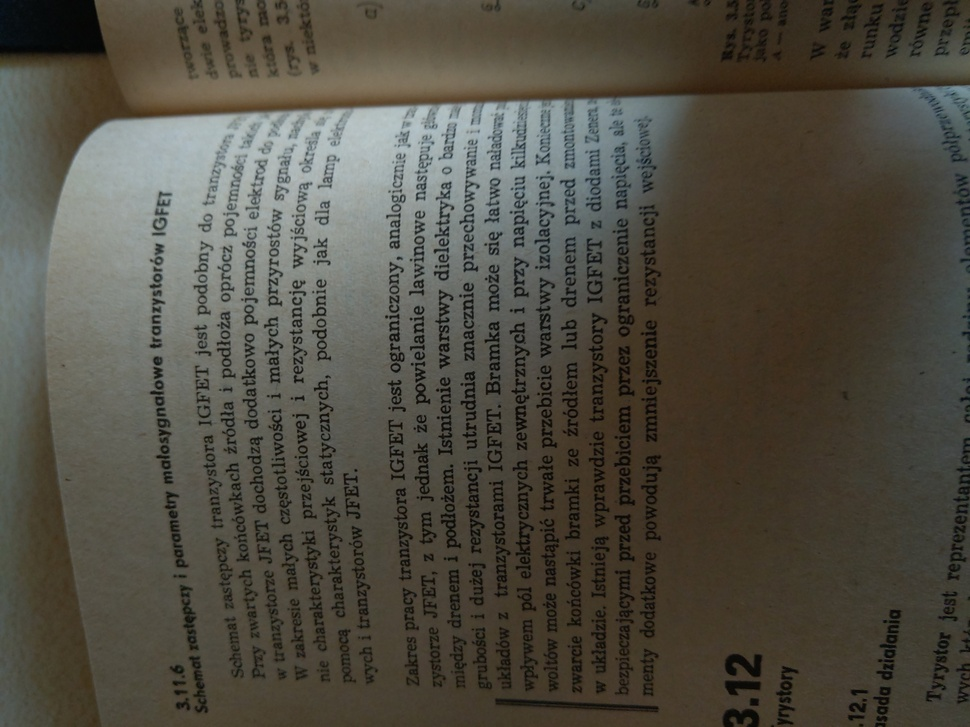
#> input picture data/photos/shadow.jpg, 970 x 727 px, shrunk from 4032 x 3024 before the run, found by its file name
$ jupyter execute remove_shadow.ipynb   (older library calls are emulated)
#> lines starting #> are read from the running program, lines starting #| are printed output that depends on the picture
[cell 1]
import cv2
import numpy as np
import matplotlib.pyplot as plt
import imutils

[cell 2]
img = cv2.imread("photos/shadow.jpg", -1)
#> img is the input picture: shape (727, 970, 3); mean B, G, R 66.8, 77.2, 80.7
# img = load_image("bill.jpg")

rgb_planes = cv2.split(img)

[cell 3]
titles = ["shadow out", "shadow out norm"]
images = []
# result_planes = []
result_norm_planes = []

for plane in rgb_planes:
    dilated_img = cv2.dilate(plane, np.ones((7, 7), np.uint8))
    bg_img = cv2.medianBlur(dilated_img, 21)
    diff_img = 255 - cv2.absdiff(plane, bg_img)
    norm_img = cv2.normalize(
        diff_img, None, alpha=0, beta=255, norm_type=cv2.NORM_MINMAX, dtype=cv2.CV_8UC1
    )
    # result_planes.append(diff_img)
    result_norm_planes.append(norm_img)
#> this loop made 3 passes
#> pass 1, `dilated_img = cv2.dilate(plane, np.ones((7, 7), np.uint8))`:
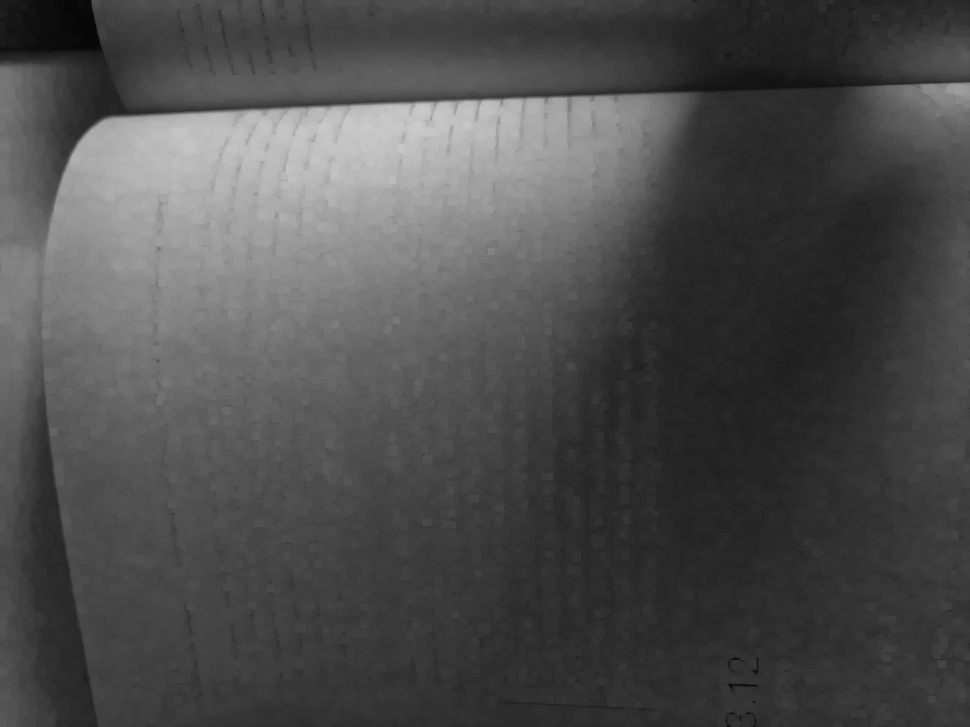
#> dilated_img: shape (727, 970); min 5, max 203, mean 77.1
#> pass 1, `diff_img = 255 - cv2.absdiff(plane, bg_img)`:
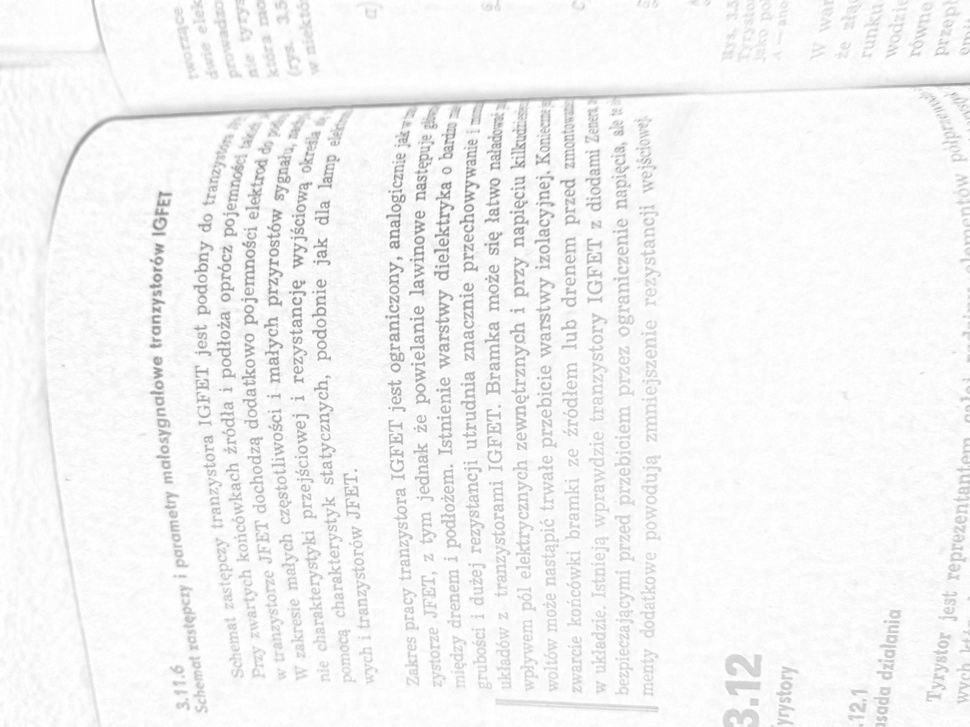
#> diff_img: shape (727, 970); min 123, max 255, mean 244.6
#> pass 1, `norm_img = cv2.normalize( diff_img, None, alpha=0, beta=255, norm_type..`:
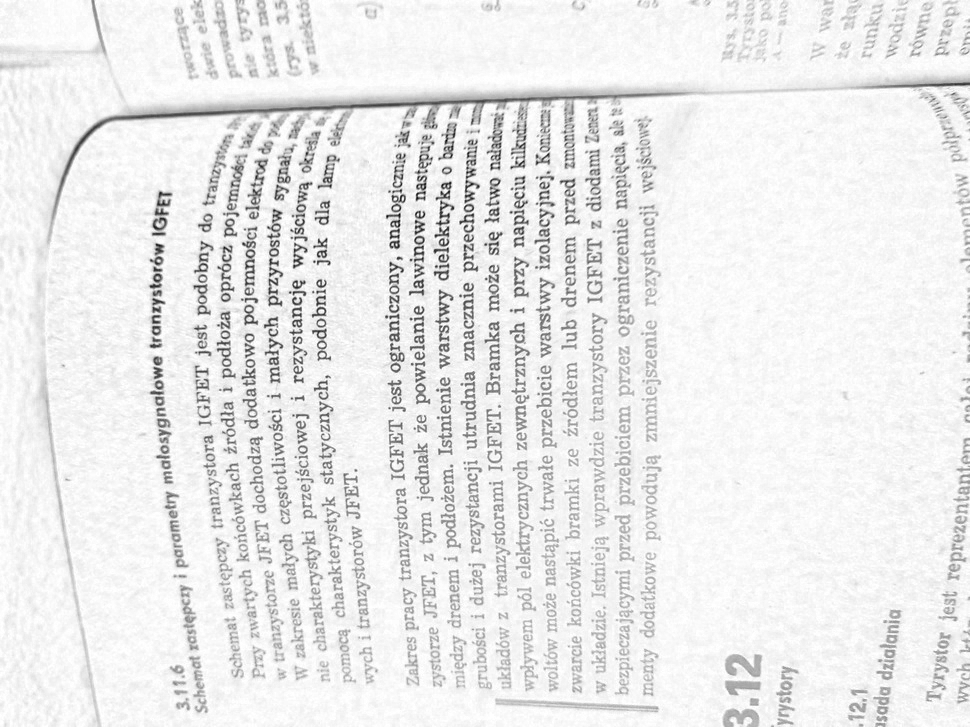
#> norm_img: shape (727, 970); min 0, max 255, mean 234.8
#> after the loop:
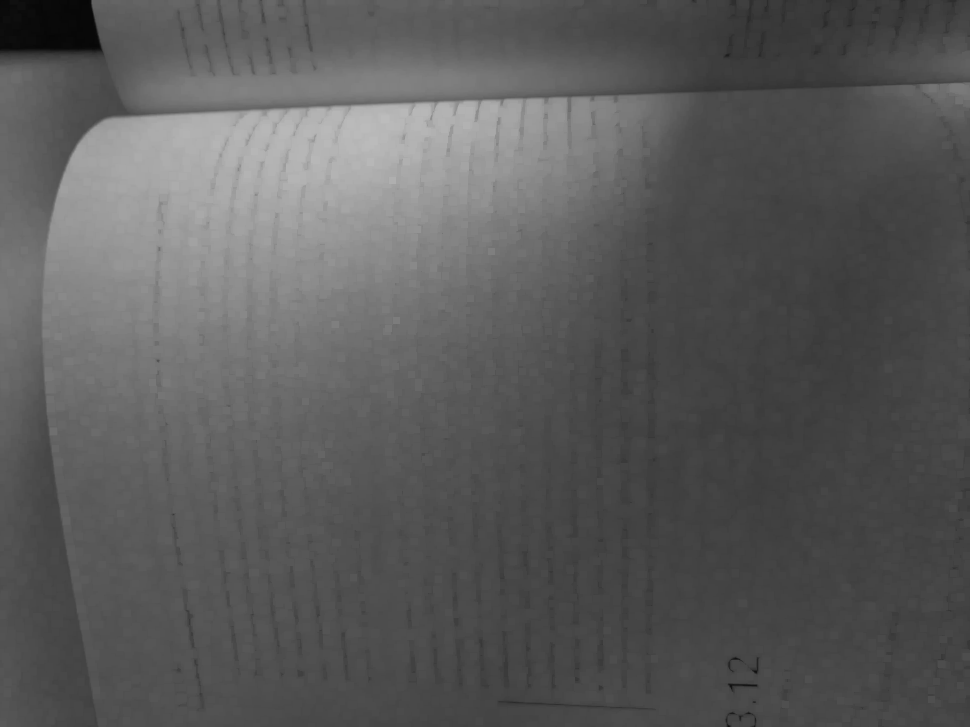
#> dilated_img: shape (727, 970); min 6, max 188, mean 90.5
#> after the loop, result_norm_planes = 3 items


# result = cv2.merge(result_planes)
result_norm = cv2.merge(result_norm_planes)
# cv2.imwrite('shadows_out.png', result)
cv2.imwrite("shadows_out_norm.png", result_norm)

# images.append(result)
images.append(result_norm)

[cell 4]
for i in range(len(images)):
    plt.subplot(2, 2, i + 1)
    plt.imshow(images[i], "gray", vmin=0, vmax=255)
    plt.title(titles[i])
    plt.xticks([])
    plt.yticks([])
#> this loop made 1 pass
plt.show()

$ run again, with data/photos/curve.jpg copied over data/photos/shadow.jpg
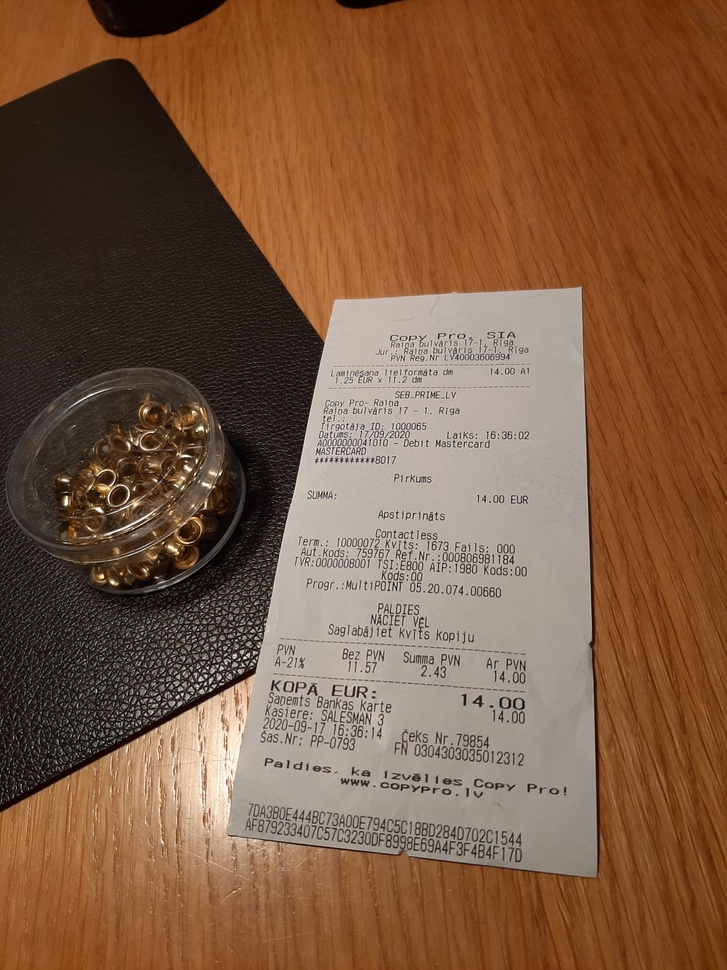
#> input picture data/photos/curve.jpg, 727 x 970 px, shrunk from 3024 x 4032 before the run, found by its file name
#> img is the input picture: shape (970, 727, 3); mean B, G, R 66, 90.4, 124.4
#> the loop `for plane in rgb_planes:` made 3 passes
#> after the loop `for plane in rgb_planes:`:
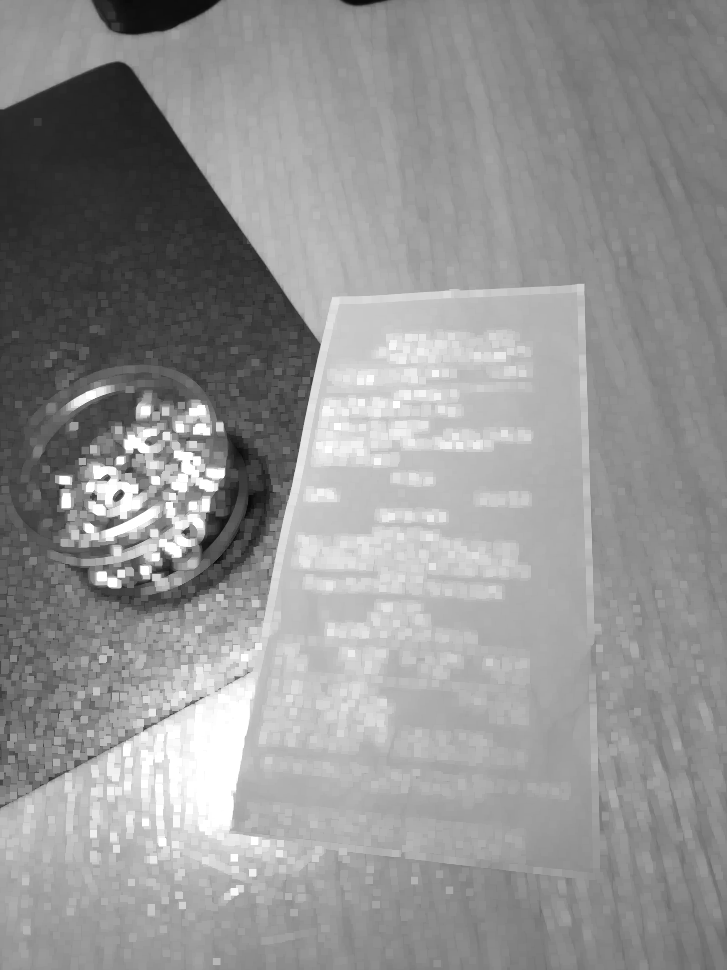
#> dilated_img: shape (970, 727); min 9, max 255, mean 147.2
#> after the loop `for plane in rgb_planes:`: result_norm_planes = 3 items
#> `result_norm = cv2.merge(result_norm_planes)`:
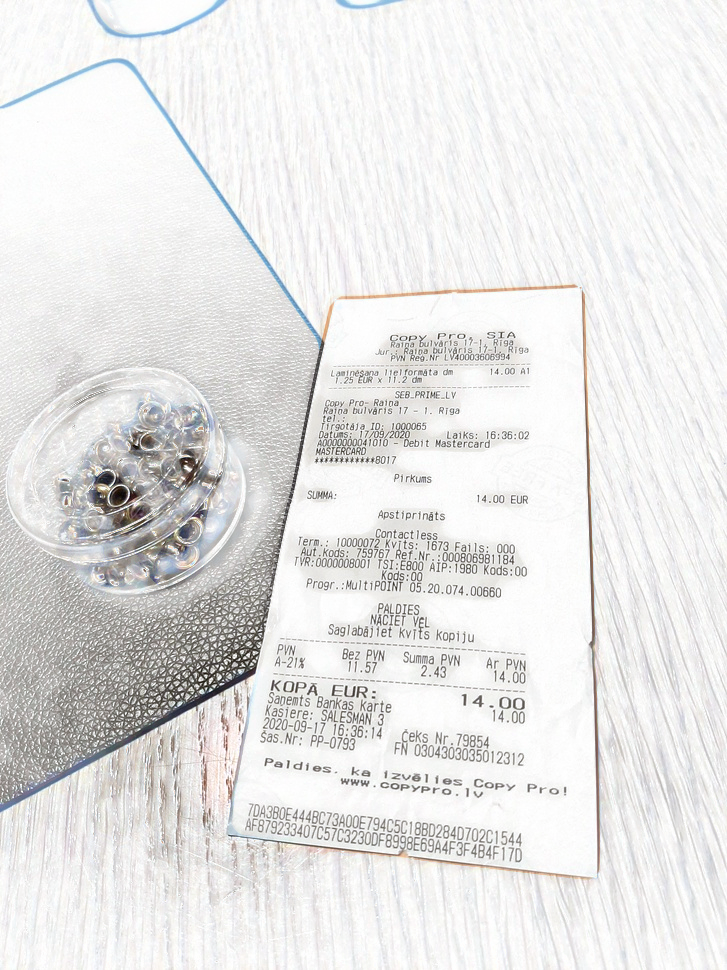
#> result_norm: shape (970, 727, 3); mean of channels 0, 1, 2 229.1, 229.9, 230.4; drawn as B, G, R
#> the loop `for i in range(len(images)):` made 1 pass
